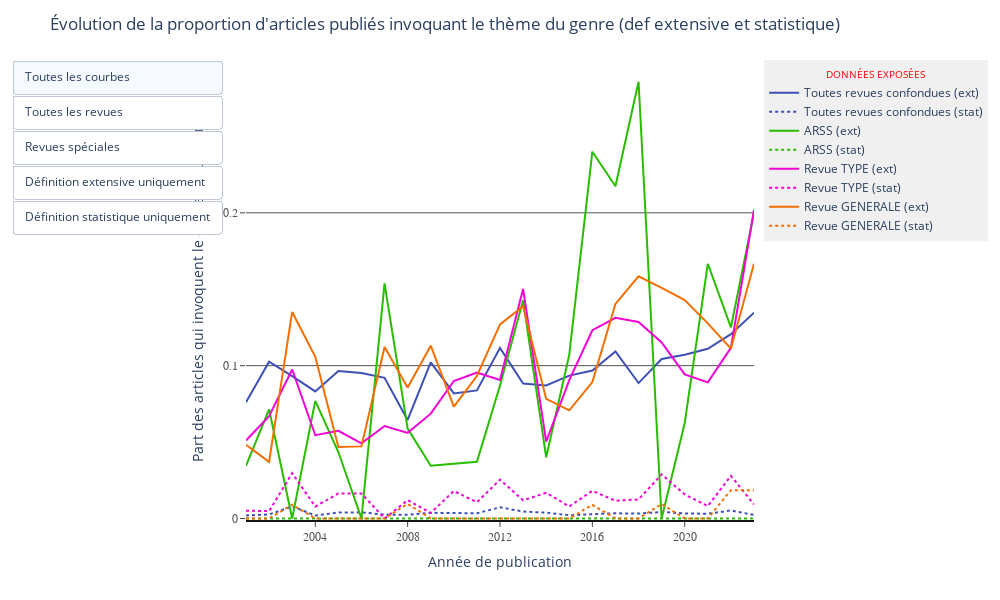

Here is the notebook cell this chart was saved with:
### Markdown cell above
# The plot

### Code cell
fig.show()#{'responsive' : False})

### Figure 1 — Plotly figure (JSON) as saved in the notebook; plotly's stock layout.template omitted (floating-point values rounded to 4 significant figures)
{"data": [{"legendgroup": "Toutes , Définition extensive", "line": {"color": "#3E50B6", "dash": "solid", "width": 2}, "marker": {"symbol": "circle"}, "mode": "lines", "name": "Toutes revues confondues (ext)", "orientation": "v", "showlegend": true, "type": "scatter", "x": [2001, 2002, 2003, 2004, 2005, 2006, 2007, 2008, 2009, 2010, 2011, 2012, 2013, 2014, 2015, 2016, 2017, 2018, 2019, 2020, 2021, 2022, 2023], "xaxis": "x", "y": [0.07601, 0.1025, 0.09319, 0.08312, 0.0965, 0.09513, 0.09206, 0.0645, 0.1021, 0.08185, 0.08379, 0.1116, 0.08828, 0.08703, 0.09347, 0.09677, 0.1093, 0.0886, 0.1044, 0.1072, 0.111, 0.1206, 0.1346], "yaxis": "y"}, {"legendgroup": "Toutes , Définition statistique", "line": {"color": "#3E50B6", "dash": "dot", "width": 2}, "marker": {"symbol": "circle"}, "mode": "lines", "name": "Toutes revues confondues (stat)", "orientation": "v", "showlegend": true, "type": "scatter", "x": [2001, 2002, 2003, 2004, 2005, 2006, 2007, 2008, 2009, 2010, 2011, 2012, 2013, 2014, 2015, 2016, 2017, 2018, 2019, 2020, 2021, 2022, 2023], "xaxis": "x", "y": [0.001974, 0.002629, 0.007885, 0.001963, 0.003886, 0.004011, 0.002529, 0.002389, 0.003697, 0.003465, 0.003403, 0.007324, 0.004527, 0.003802, 0.002105, 0.002823, 0.003377, 0.003222, 0.004209, 0.003319, 0.003084, 0.005242, 0.002301], "yaxis": "y"}, {"legendgroup": "ARSS, Définition extensive", "line": {"color": "#29BD00", "dash": "solid", "width": 2}, "marker": {"symbol": "circle"}, "mode": "lines", "name": "ARSS (ext)", "orientation": "v", "showlegend": true, "type": "scatter", "x": [2001, 2002, 2003, 2004, 2005, 2006, 2007, 2008, 2009, 2010, 2011, 2012, 2013, 2014, 2015, 2016, 2017, 2018, 2019, 2020, 2021, 2022, 2023], "xaxis": "x", "y": [0.03448, 0.07143, 0, 0.07692, 0.04348, 0, 0.1538, 0.05882, 0.03448, 0.03571, 0.03704, 0.08696, 0.1429, 0.04, 0.1071, 0.24, 0.2174, 0.2857, 0, 0.0625, 0.1667, 0.125, 0.2], "yaxis": "y"}, {"legendgroup": "ARSS, Définition statistique", "line": {"color": "#29BD00", "dash": "dot", "width": 2}, "marker": {"symbol": "circle"}, "mode": "lines", "name": "ARSS (stat)", "orientation": "v", "showlegend": true, "type": "scatter", "x": [2001, 2002, 2003, 2004, 2005, 2006, 2007, 2008, 2009, 2010, 2011, 2012, 2013, 2014, 2015, 2016, 2017, 2018, 2019, 2020, 2021, 2022, 2023], "xaxis": "x", "y": [0, 0, 0, 0, 0, 0, 0, 0, 0, 0, 0, 0, 0, 0, 0, 0, 0, 0, 0, 0, 0, 0, 0], "yaxis": "y"}, {"legendgroup": "Revues TYPE, Définition extensive", "line": {"color": "#F202D6", "dash": "solid", "width": 2}, "marker": {"symbol": "circle"}, "mode": "lines", "name": "Revue TYPE (ext)", "orientation": "v", "showlegend": true, "type": "scatter", "x": [2001, 2002, 2003, 2004, 2005, 2006, 2007, 2008, 2009, 2010, 2011, 2012, 2013, 2014, 2015, 2016, 2017, 2018, 2019, 2020, 2021, 2022, 2023], "xaxis": "x", "y": [0.05102, 0.06699, 0.09746, 0.05447, 0.05738, 0.04918, 0.06048, 0.056, 0.06859, 0.08993, 0.09541, 0.09058, 0.1502, 0.05034, 0.09055, 0.1232, 0.1313, 0.1286, 0.1152, 0.09424, 0.08907, 0.1116, 0.2018], "yaxis": "y"}, {"legendgroup": "Revues TYPE, Définition statistique", "line": {"color": "#F202D6", "dash": "dot", "width": 2}, "marker": {"symbol": "circle"}, "mode": "lines", "name": "Revue TYPE (stat)", "orientation": "v", "showlegend": true, "type": "scatter", "x": [2001, 2002, 2003, 2004, 2005, 2006, 2007, 2008, 2009, 2010, 2011, 2012, 2013, 2014, 2015, 2016, 2017, 2018, 2019, 2020, 2021, 2022, 2023], "xaxis": "x", "y": [0.005102, 0.004785, 0.02966, 0.007782, 0.01639, 0.01639, 0, 0.012, 0.00361, 0.01799, 0.0106, 0.02536, 0.01186, 0.01678, 0.007874, 0.01812, 0.01158, 0.01245, 0.02881, 0.01571, 0.008097, 0.02791, 0.009174], "yaxis": "y"}, {"legendgroup": "Revues GENERALES, Définition extensive", "line": {"color": "#F46E01", "dash": "solid", "width": 2}, "marker": {"symbol": "circle"}, "mode": "lines", "name": "Revue GENERALE (ext)", "orientation": "v", "showlegend": true, "type": "scatter", "x": [2001, 2002, 2003, 2004, 2005, 2006, 2007, 2008, 2009, 2010, 2011, 2012, 2013, 2014, 2015, 2016, 2017, 2018, 2019, 2020, 2021, 2022, 2023], "xaxis": "x", "y": [0.04819, 0.03704, 0.1351, 0.1058, 0.04673, 0.04717, 0.1121, 0.08571, 0.113, 0.07317, 0.09322, 0.127, 0.1389, 0.07826, 0.0708, 0.08929, 0.1404, 0.1584, 0.1509, 0.1429, 0.1277, 0.1111, 0.1667], "yaxis": "y"}, {"legendgroup": "Revues GENERALES, Définition statistique", "line": {"color": "#F46E01", "dash": "dot", "width": 2}, "marker": {"symbol": "circle"}, "mode": "lines", "name": "Revue GENERALE (stat)", "orientation": "v", "showlegend": true, "type": "scatter", "x": [2001, 2002, 2003, 2004, 2005, 2006, 2007, 2008, 2009, 2010, 2011, 2012, 2013, 2014, 2015, 2016, 2017, 2018, 2019, 2020, 2021, 2022, 2023], "xaxis": "x", "y": [0, 0, 0.009009, 0, 0, 0, 0, 0.009524, 0, 0, 0, 0, 0, 0, 0, 0.008929, 0, 0, 0.009434, 0, 0, 0.01852, 0.01852], "yaxis": "y"}], "layout": {"height": 600, "hoverlabel": {"namelength": 0}, "hovermode": "x", "legend": {"bgcolor": "rgba(230,230,230,0.6)", "itemclick": "toggle", "itemdoubleclick": "toggleothers", "title": {"font": {"color": "red", "variant": "all-small-caps"}, "side": "top center", "text": "Données exposées"}, "tracegroupgap": 0}, "margin": {"t": 60}, "paper_bgcolor": "rgb(255, 255, 255)", "plot_bgcolor": "rgb(255, 255, 255)", "title": {"text": "Évolution de la proportion d'articles publiés invoquant le thème du genre (def extensive et statistique)"}, "updatemenus": [{"buttons": [{"args": [{"visible": [true, true, true, true, true, true, true, true]}, {"title": "Évolution de la proportion d'articlespubliés invoquant le thème du genre (def extensive et statistique)"}], "label": "Toutes les courbes", "method": "update"}, {"args": [{"visible": [true, true, false, false, false, false, false, false]}, {"title": "Évolution de la proportion d'articles publiés invoquant le thème du genre  (def extensive et statistique)\n Toutes les revues confondues"}], "label": "Toutes les revues", "method": "update"}, {"args": [{"visible": [false, false, true, true, true, true, true, true]}, {"title": "Évolution de la proportion d'articles publiés invoquant le thème du genre  (def extensive et statistique)\n ARSS, groupe TYPE et GENERALE"}], "label": "Revues spéciales", "method": "update"}, {"args": [{"visible": [true, false, true, false, true, false, true, false]}, {"title": "Évolution de la proportion d'articles publiés invoquant le thème du genre  (def extensive)"}], "label": "Définition extensive uniquement", "method": "update"}, {"args": [{"visible": [false, true, false, true, false, true, false, true]}, {"title": "Évolution de la proportion d'articles publiés invoquant le thème du genre (def statistique)"}], "label": "Définition statistique uniquement", "method": "update"}], "type": "buttons"}], "width": 1000, "xaxis": {"anchor": "y", "domain": [0, 1], "linecolor": "rgb(20,20,20)", "linewidth": 2, "showgrid": false, "showline": true, "showticklabels": true, "tickangle": 0, "tickfont": {"color": "rgb(80,80,80)", "family": "Arial", "size": 12}, "ticks": "outside", "tickvals": [2004, 2008, 2012, 2016, 2020], "title": {"text": "Année de publication"}}, "yaxis": {"anchor": "x", "autorange": false, "domain": [0, 1], "gridcolor": "rgb(80,80,80)", "gridwidth": 1, "range": [-0.001, 0.3], "showgrid": true, "showline": false, "showticklabels": true, "tickangle": 0, "tickfont": {"color": "rgb(80,80,80)", "family": "Arial", "size": 12}, "ticks": "outside", "tickvals": [0, 0.1, 0.2], "tickwidth": 1, "title": {"text": "Part des articles qui invoquent le concept du genre"}}}}
